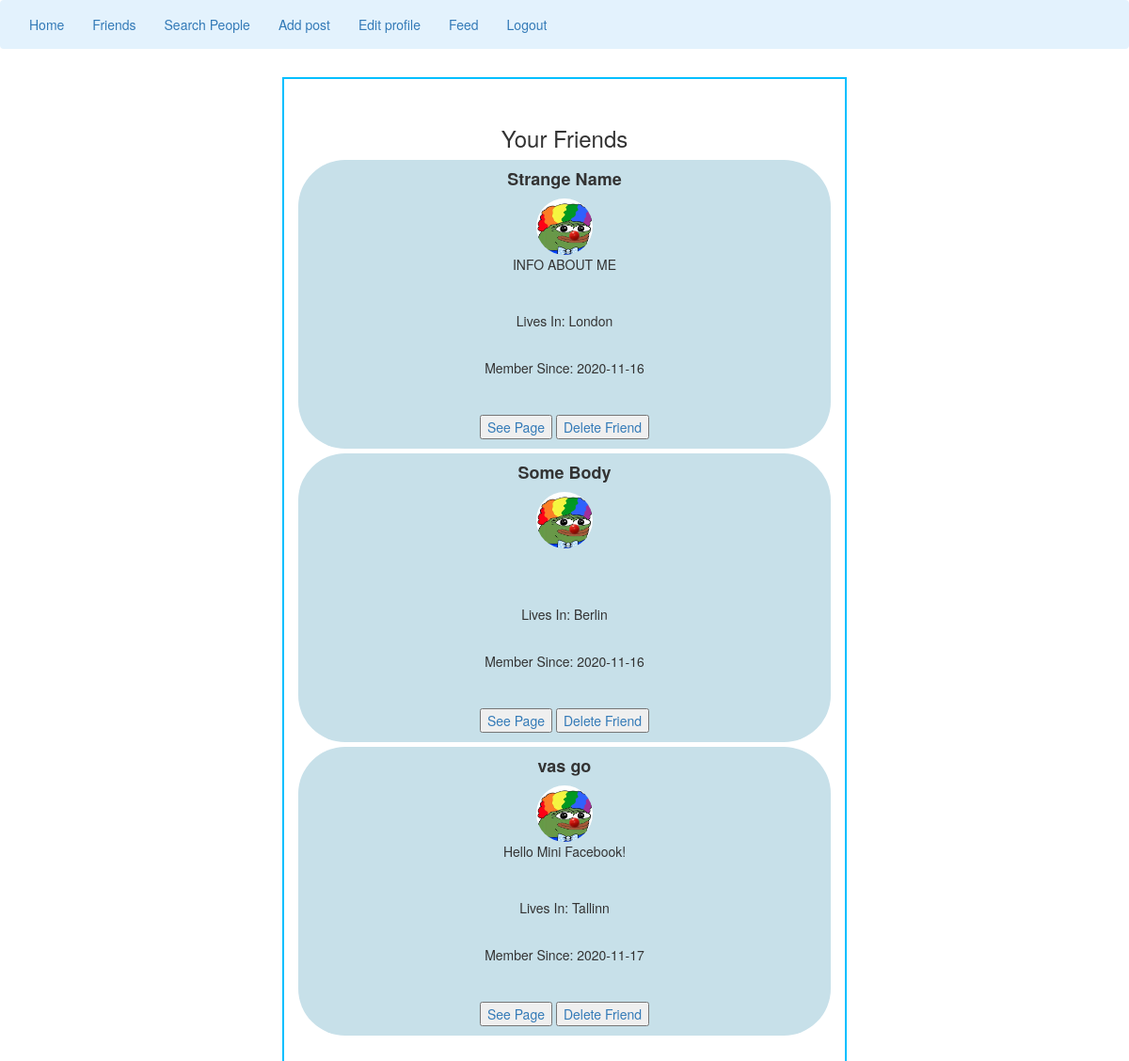
The page /friends.php (signed in) on the database as committed earlier.
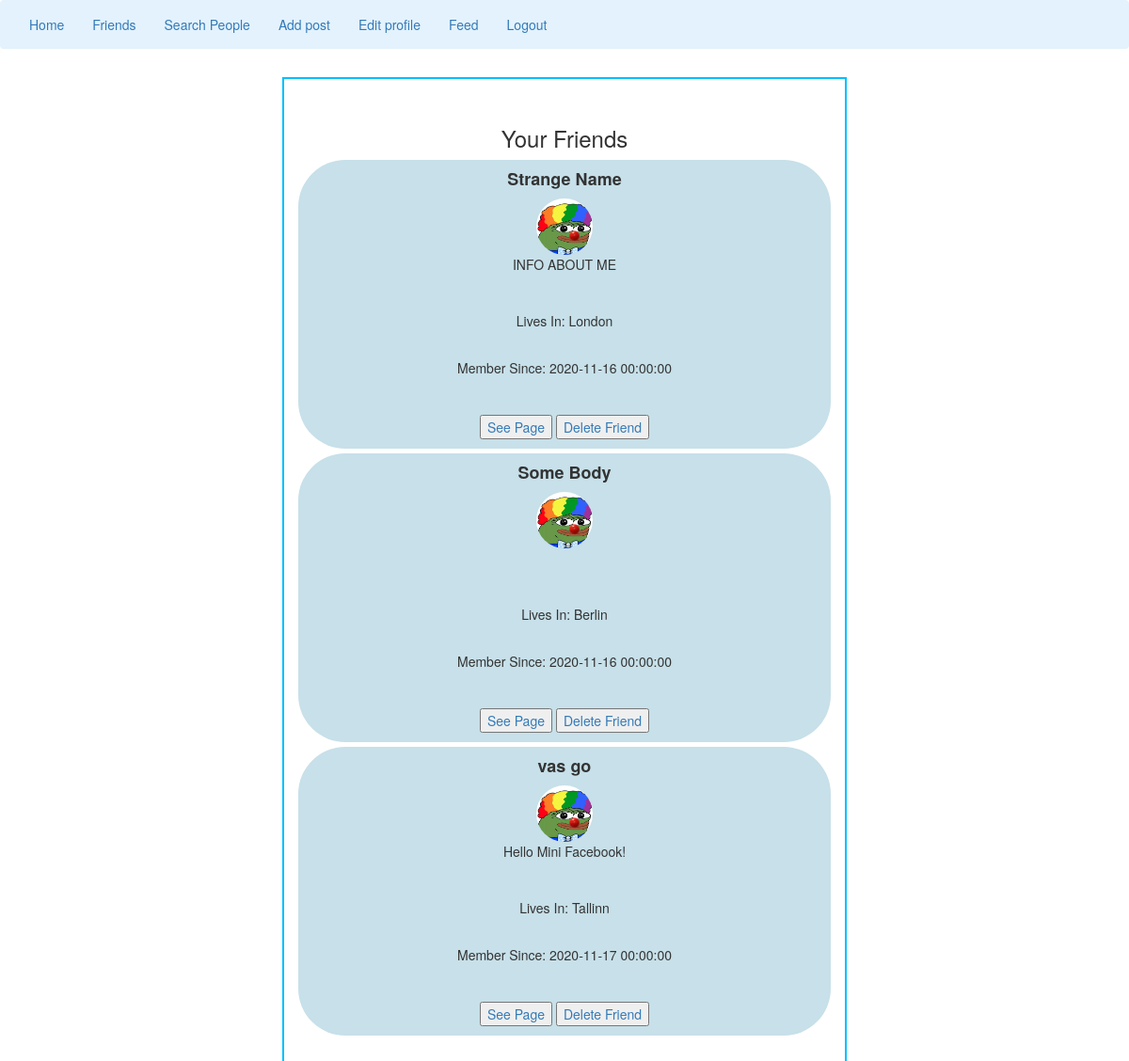
The same page on the database as committed later.
### tables this page shows
CREATE TABLE `friends` (
  `friendship_id` int(11) NOT NULL,
  `user_id` int(11) NOT NULL,
  `friend_id` int(11) NOT NULL
);

CREATE TABLE `users` (
  `id` int(11) NOT NULL,
  `name` varchar(50) NOT NULL,
  `surname` varchar(50) NOT NULL,
  `email` varchar(50) NOT NULL,
  `password` varchar(100) NOT NULL,
  `description` text DEFAULT NULL,
  `created_at` datetime NOT NULL DEFAULT current_timestamp(),
  `updated_at` datetime NOT NULL DEFAULT current_timestamp(),
  `town` varchar(50) NOT NULL,
  `photo` varchar(100) DEFAULT NULL
);

### includes/db.php (called while the page is built, shortened)
<?php
function db() {
    static $conn;
    if ($conn===NULL){
        $conn = mysqli_connect (DB_HOST, DB_USER,DB_PASS, DB_BASE);
        $conn->set_charset('utf8');
    }
    return $conn;
}

### functions/allFriends.php (the view)
 <?php
include_once("includes/db.php");
$stmt = db()->prepare("SELECT * FROM friends WHERE user_id = ?");
$stmt->bind_param("i", $user_id);
$stmt->execute();
$res = $stmt->get_result();
while($row = $res->fetch_assoc()) {
    $friend_id = $row['friend_id'];
    $friendship_id = $row['friendship_id'];
    $friend = db()->prepare("SELECT * FROM users WHERE id = ?");
    $friend->bind_param("i", $friend_id);
    $friend->execute();
    $run_friend = $friend->get_result();
    $row_friends = $run_friend->fetch_assoc();
    $friend_first_name = $row_friends['name'];
    $friend_last_name = $row_friends['surname'];
    $friend_describe = $row_friends['description'];
    $friend_country = $row_friends['town'];
    $friend_registration = $row_friends['created_at'];
    $text = substr($friend_describe, 0, 80);
    $text1 = substr($friend_describe, 80, 160);
    $text2= substr($friend_describe, 160, 250);
        echo "
        <div class='row' style=' background-color:#c7e0e9; text-align: center;border-radius: 50px; margin-bottom: 5px' >
			<h4><strong>$friend_first_name $friend_last_name</strong></h4>
			<div><img class='img-circle' src='../prax3/image/pep.jpg' alt='img' style='height: 60px;width: 60px'></div>
			";
        echo"
			$text<br>
			$text1<br>
			$text2<br>
			<p>Lives In: </strong> $friend_country</p><br>
			<p>Member Since: </strong> $friend_registration</p><br>
			<a href='../prax3/profilePage.php?person_id=$friend_id' ><button>See Page</button></a>
			<a href='functions/deleteFriend.php?friendship_id=$friendship_id'><button>Delete Friend</button></a>
			</div>
			";
}

### friends.php (shortened to what this page needs)
<!DOCTYPE html>
<?php
include("includes/header.php");
?>
<html lang="en">
<head>
    <link rel="stylesheet" href="https://maxcdn.bootstrapcdn.com/bootstrap/3.3.7/css/bootstrap.min.css">
    <link rel="stylesheet" type="text/css" href="includes/style.css">
</head>
<body>
<div class="row">
    <div class="col-sm-12">
        <div class="main-content">
            <div class="header">
                <h3>Your Friends</h3>
            </div>
        <div class="col-sm-3">
        </div>
        <?php include_once("../prax3/functions/allFriends.php") ?>
    </div>
        </div>
</div>
</body>
</html>

### includes/header.php (shortened to what this page needs)
<?php
include("includes/db.php");
?>
<nav class="navbar navbar-light" style="background-color: #e3f2fd;">
    <div class="container-fluid">
        <div >
            <ul class="nav navbar-nav">
                <?php
                $user = $_SESSION['email'];
                $stmt = db()->prepare("SELECT * FROM users WHERE email = ?");
                $stmt->bind_param("s", $user);
                $stmt->execute();
                $res = $stmt->get_result();
                $row = $res->fetch_assoc();
                $user_id = $row['id'];
                ?>
                <li><a href="../prax3/home.php">Home</a></li>
                <li><a href="../prax3/friends.php">Friends</a></li>
                <li><a href='../prax3/peopleSearch.php'>Search People</a></li>
                <li><a href="../prax3/post.php">Add post</a></li>
                <li><a href='../prax3/edit.php'>Edit profile</a></li>
                <li><a href='../prax3/feed.php'>Feed</a></li>
                <li><a href='../prax3/logout.php'>Logout</a></li>
            </ul>
        </div>
    </div>
</nav>

### includes/style.css (style rules this page uses)
body { overflow-x: hidden; }
button { position: center; margin-bottom: 10px; margin-top: 10px; }
.row { text-align: center; }
.main-content { width: 50%; height: 40%; margin: 10px auto; background-color: #fff; border: 2px solid deepskyblue; padding: 30px 30px; }

Rows that differ between the two databases and show on the page:
changed through a linked row, friends "Strange": users.created_at "2020-11-16" → "2020-11-16 00:00:00"
changed through a linked row, friends "Some": users.created_at "2020-11-16" → "2020-11-16 00:00:00"
changed through a linked row, friends "vas": users.created_at "2020-11-17" → "2020-11-17 00:00:00"
